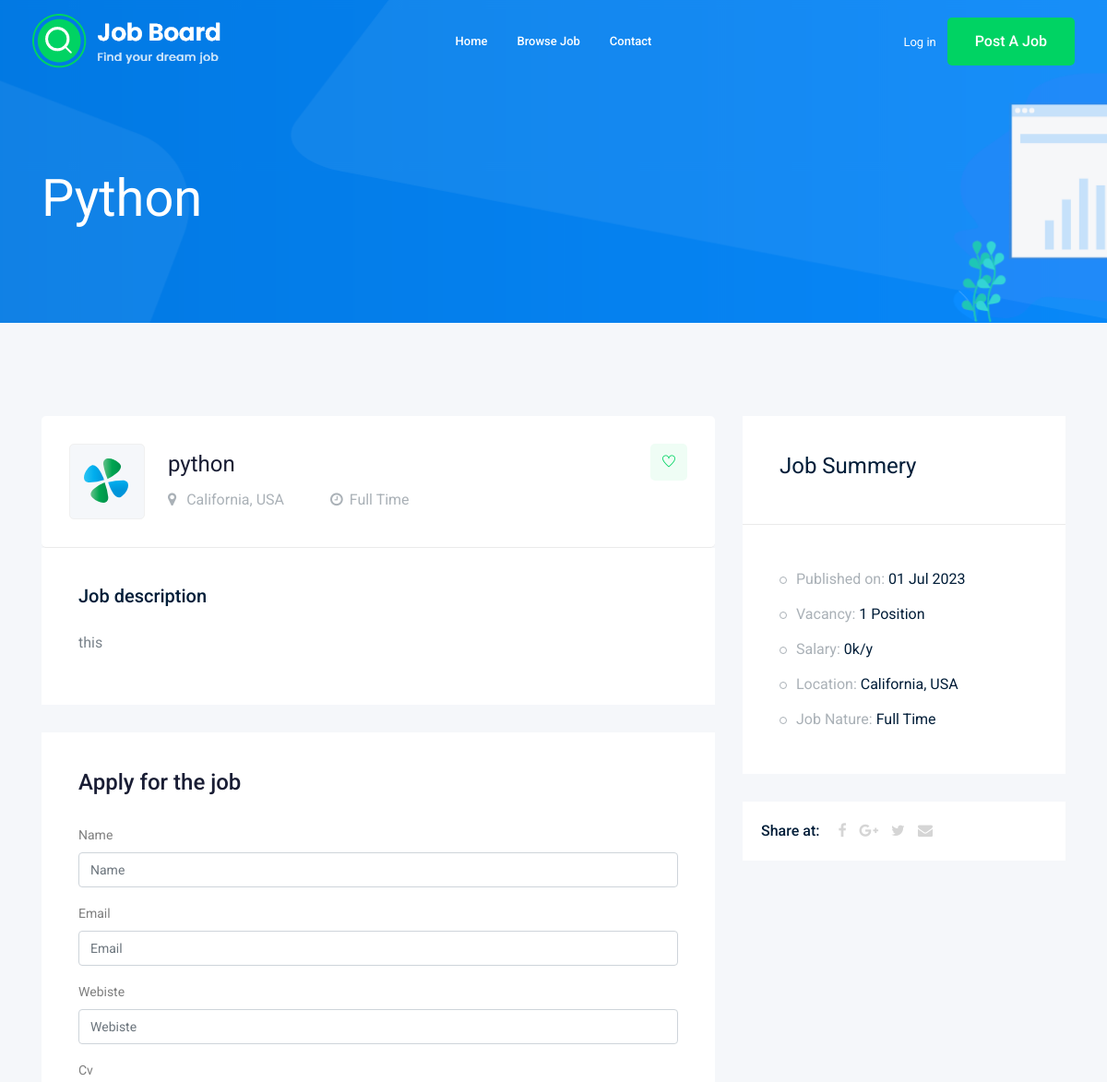
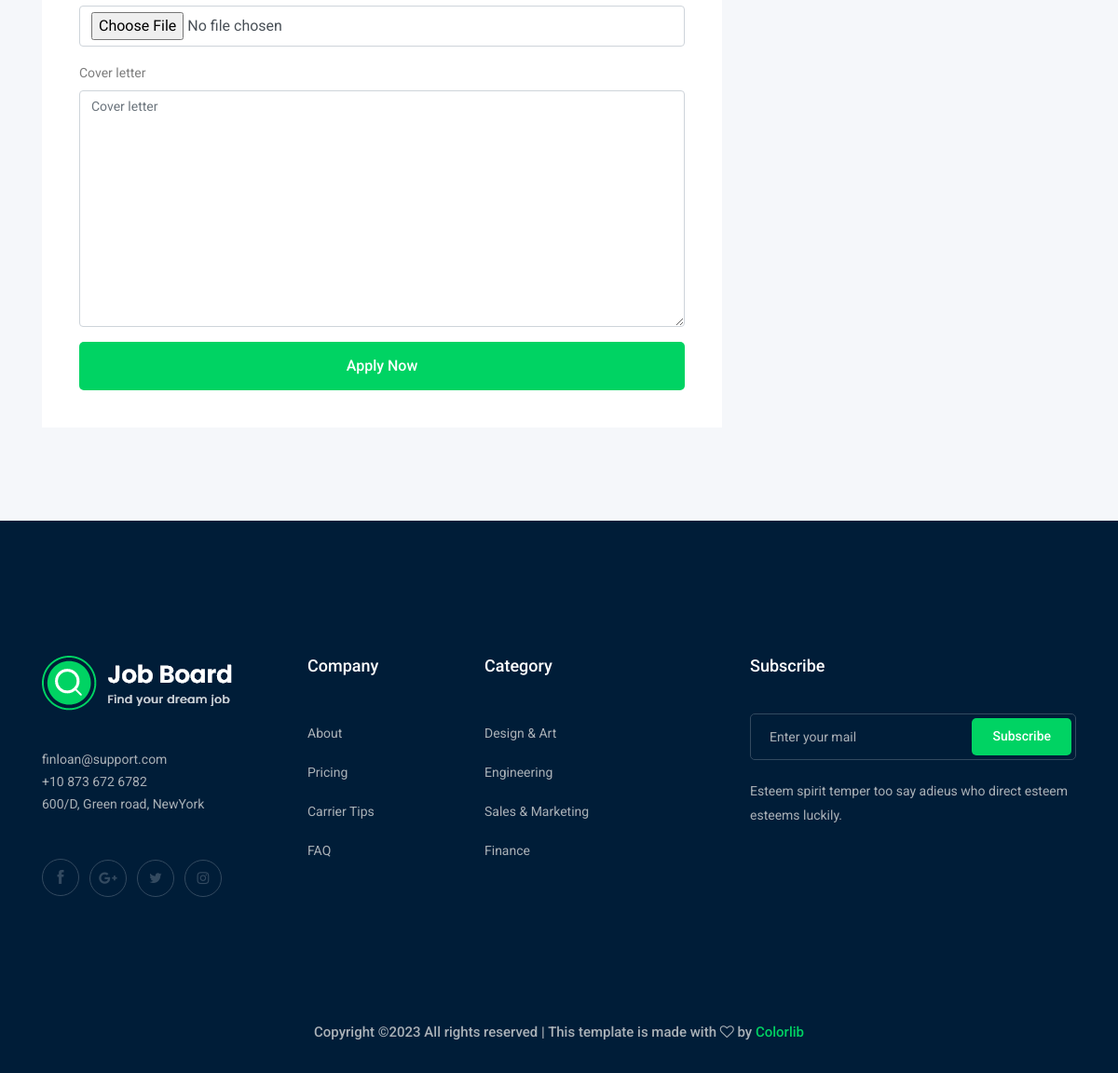
The page /jobs/python on the database its author committed (2 pictures, top to bottom).
### job/models.py (models this page shows, shortened)
class Job(models.Model):  # table
    owner = models.ForeignKey(User, related_name='job_owner', on_delete=models.CASCADE)
    title = models.CharField(max_length=100)  # column
    job_type = models.CharField(max_length=15 , choices=JOB_TYPE)
    description = models.TextField(max_length=1000)
    published_at = models.DateTimeField(auto_now=True)
    Vacancy = models.IntegerField(default=1)
    salary = models.IntegerField(default=0)
    experience = models.IntegerField(default=1)
    category = models.ForeignKey('Category',on_delete=models.CASCADE)
    image = models.ImageField(upload_to=image_upload)
    slug = models.SlugField(blank=True, null=True)
    def __str__(self):
        return self.title

### job/views.py (the view)
# urls.py: path("<str:slug>", views.job_detail, name="job_detail"),
def job_detail(request, slug):
    print(">>>>>>>>>>>>>>>>>>>>", slug)
    job_detail = Job.objects.get(slug=slug)
    if request.method == "POST":
        form = ApplyForm(request.POST, request.FILES)
        if form.is_valid():
            myform = form.save(commit=False)
            myform.job = job_detail
            myform.save()
            print("DOne")
    else:
        form = ApplyForm()
    context = {"job": job_detail, "form1": form}
    return render(request, "job/job_detail.html", context)

### job/form.py
class ApplyForm(forms.ModelForm):
    class Meta:
        model = Apply
        fields = ['name' ,'email','webiste','cv','cover_letter']

### job/templates/job/job_detail.html (shortened to what this page needs)
{% extends 'base.html' %}
{% load bootstrap4 %}
{% block body %}
    <div class="bradcam_area bradcam_bg_1">
        <div class="container">
            <div class="row">
                <div class="col-xl-12">
                    <div class="bradcam_text">
                        <h3>{{job}}</h3>
                    </div>
                </div>
            </div>
        </div>
    </div>
    <div class="job_details_area">
        <div class="container">
            <div class="row">
                <div class="col-lg-8">
                    <div class="job_details_header">
                        <div class="single_jobs white-bg d-flex justify-content-between">
                            <div class="jobs_left d-flex align-items-center">
                                <div class="thumb">
                                    <img src="img/svg_icon/1.svg" alt="">
                                </div>
                                <div class="jobs_conetent">
                                    <a href="#"><h4>{{job}}</h4></a>
                                    <div class="links_locat d-flex align-items-center">
                                        <div class="location">
                                            <p> <i class="fa fa-map-marker"></i> California, USA</p>
                                        </div>
                                        <div class="location">
                                            <p> <i class="fa fa-clock-o"></i>{{job.job_type}}</p>
                                        </div>
                                    </div>
                                </div>
                            </div>
                            <div class="jobs_right">
                                <div class="apply_now">
                                    <a class="heart_mark" href="#"> <i class="ti-heart"></i> </a>
                                </div>
                            </div>
                        </div>
                    </div>
                    <div class="descript_wrap white-bg">
                        <div class="single_wrap">
                            <h4>Job description</h4>
                            <p>{{job.description}}</p>
                        </div>
                    </div>
                    <div class="apply_job_form white-bg">
                        <h4>Apply for the job</h4>
                        <form method="POST" enctype="multipart/form-data">
                            {% bootstrap_form form1 %}
                            {% buttons %}
                                <button class="boxed-btn3 w-100" type="submit">Apply Now</button>
                            {% endbuttons %}
                        </form>
                    </div>
                </div>
                <div class="col-lg-4">
                    <div class="job_sumary">
                        <div class="summery_header">
                            <h3>Job Summery</h3>
                        </div>
                        <div class="job_content">
                            <ul>
                                <li>Published on: <span>{{job.published_at|date:'d M o'}}</span></li>
                                <li>Vacancy: <span>{{job.Vacancy}} Position</span></li>
                                <li>Salary: <span>{{job.salary}}k/y</span></li>
                                <li>Location: <span>California, USA</span></li>
                                <li>Job Nature: <span> {{job.job_type}}</span></li>
                            </ul>
                        </div>
                    </div>
                    <div class="share_wrap d-flex">
                        <span>Share at:</span>
                        <ul>
                            <li><a href="#"> <i class="fa fa-facebook"></i></a> </li>
                            <li><a href="#"> <i class="fa fa-google-plus"></i></a> </li>
                            <li><a href="#"> <i class="fa fa-twitter"></i></a> </li>
                            <li><a href="#"> <i class="fa fa-envelope"></i></a> </li>
                        </ul>
                    </div>
                    <div class="job_location_wrap">
                        <div class="job_lok_inner">
                            <div id="map" style="height: 200px;"></div>
                          </div>
                    </div>
                </div>
            </div>
        </div>
    </div>
    {% endblock body %}

### rows shown on the page
Job: title "Python", title "python", job_type "Full Time", description "this", published_at "01 Jul 2023", Vacancy "1", salary "0"
